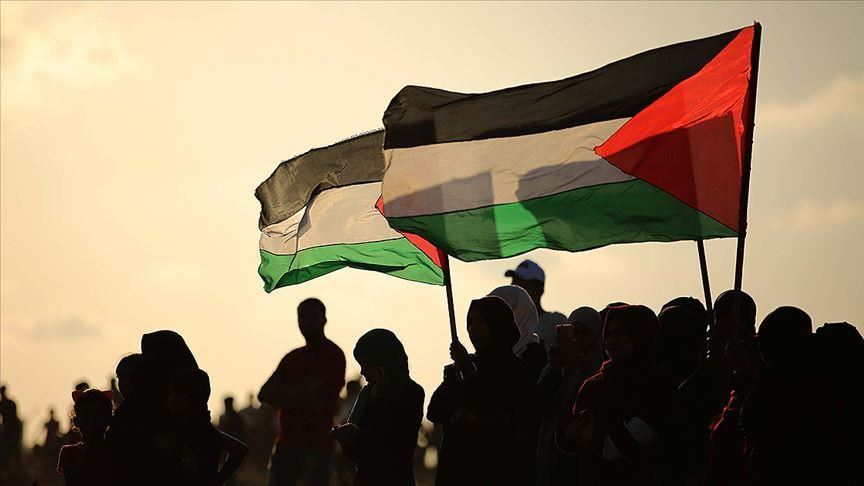
#> input picture resources/pal.jpg, 864 x 486 px, found by its file name
$ python edge_detection.py
#> lines starting #> are read from the running program, lines starting #| are printed output that depends on the picture
import cv2 as cv

imagePath = "resources/pal.jpg"

img = cv.imread(imagePath)
#> img is the input picture: shape (486, 864, 3); mean B, G, R 101.8, 127.4, 143.7

# Convert the image to grayscale
gray = cv.cvtColor(img, cv.COLOR_BGR2GRAY)
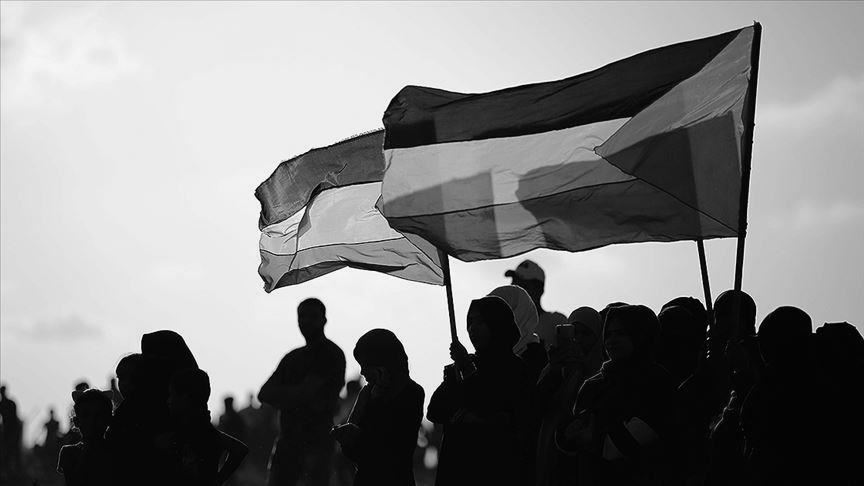
#> gray: shape (486, 864); min 0, max 254, mean 129.3

# Apply Laplacian operator
laplacian = cv.Laplacian(gray, cv.CV_64F)
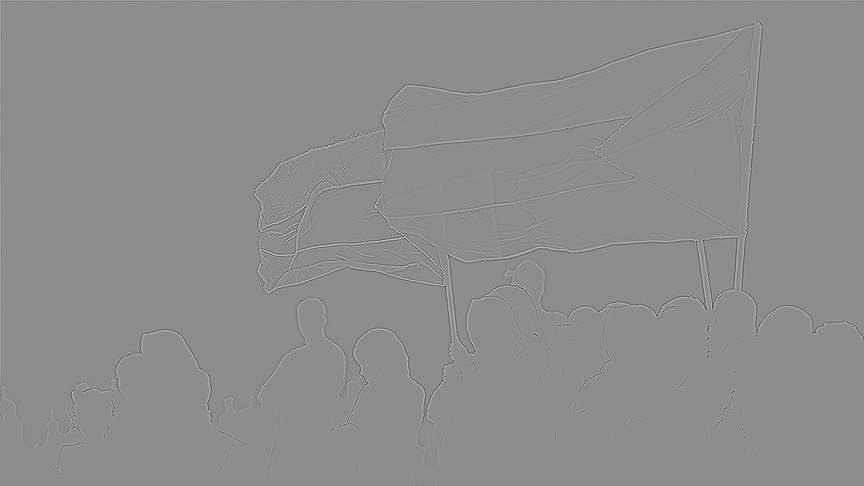
#> laplacian: shape (486, 864) float64; min -637, max 521, mean 0.1; drawn with min black and max white

# Apply Canny operator
canny = cv.Canny(gray, 100, 200)
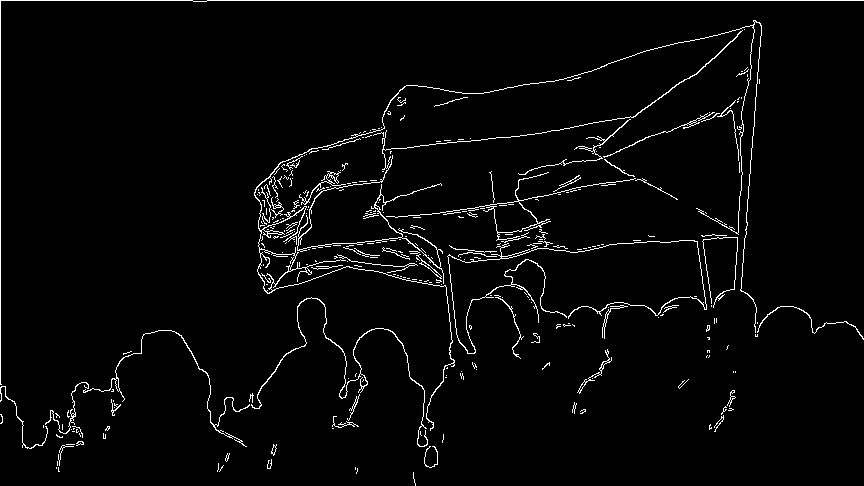
#> canny: shape (486, 864); 2.9% white in thin lines or dots

# Display the original and edge-detected images
cv.imshow('Original Image', img)
cv.imshow('Laplacian Edge Detection', laplacian)
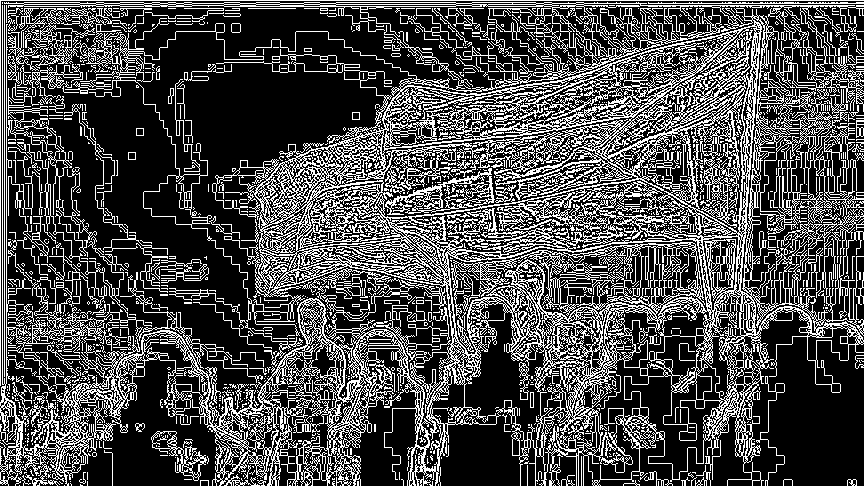
#> window 'Laplacian Edge Detection': shape (486, 864); 29.3% white in thin lines or dots
cv.imshow('Canny Edge Detection', canny)

cv.waitKey(0)
cv.destroyAllWindows()
